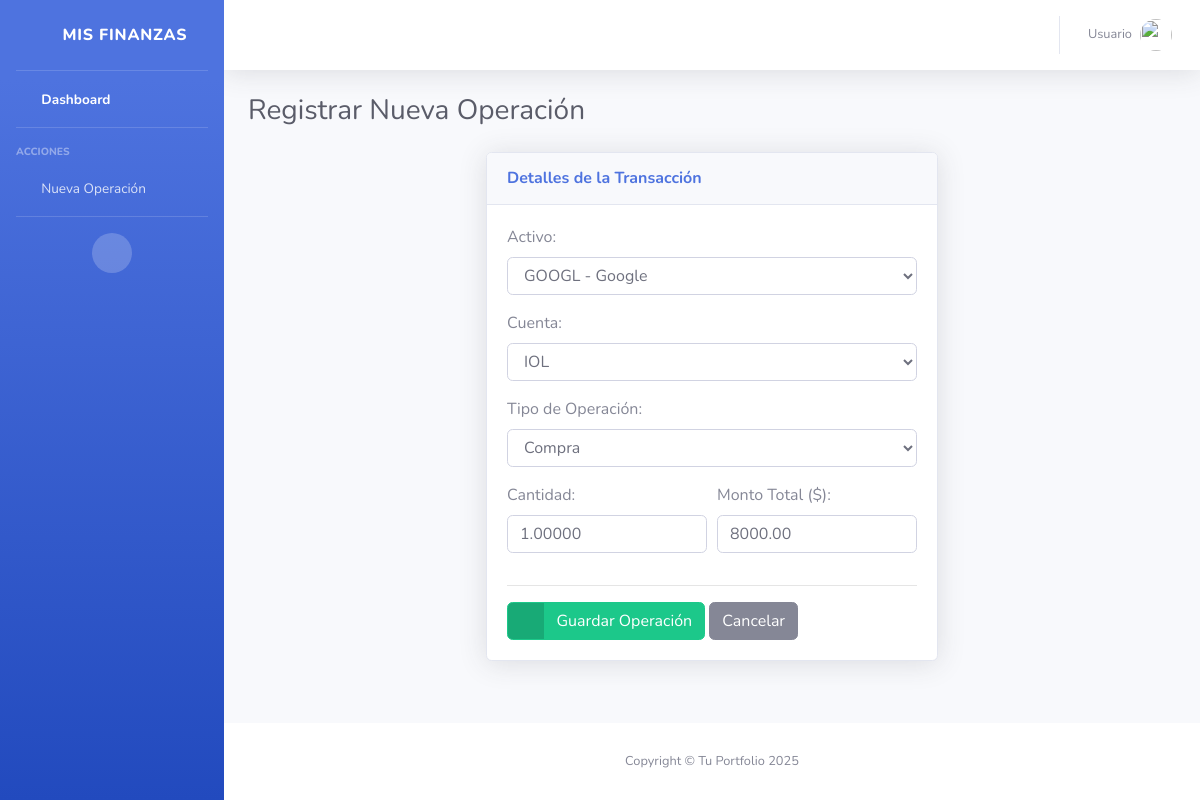
Page /editar/5/ on the committed database.
### inversiones/models.py (models this page shows, shortened)
class Transaccion(models.Model):
    TIPO_CHOICES = [('COMPRA', 'Compra'), ('VENTA', 'Venta')]
    activo = models.ForeignKey(Activo, on_delete=models.CASCADE)
    cuenta = models.ForeignKey(Cuenta, on_delete=models.SET_NULL, null=True)
    tipo = models.CharField(max_length=6, choices=TIPO_CHOICES)
    cantidad = models.DecimalField(max_digits=10, decimal_places=5)
    precio = models.DecimalField(max_digits=10, decimal_places=2)
    fecha = models.DateTimeField(auto_now_add=True)

### inversiones/views.py (the view)
# urls.py: path('editar/<int:pk>/', TransaccionUpdateView.as_view(), name='editar_operacion'),
class TransaccionUpdateView(UpdateView):
    model = Transaccion
    form_class = TransaccionForm
    template_name = 'inversiones/nueva_operacion.html'
    success_url = reverse_lazy('home')

### inversiones/forms.py
class TransaccionForm(forms.ModelForm):
    class Meta:
        model = Transaccion
        fields = ['activo', 'cuenta', 'tipo', 'cantidad', 'precio']
        widgets = {
            'activo': forms.Select(attrs={'class': 'form-control'}),
            'cuenta': forms.Select(attrs={'class': 'form-control'}),
            'tipo': forms.Select(attrs={'class': 'form-control'}),
            'cantidad': forms.NumberInput(attrs={'class': 'form-control', 'step': '0.00001'}),
            'precio': forms.NumberInput(attrs={'class': 'form-control', 'step': '0.01'}),
        }

### inversiones/models.py (called while the page is built)
    def __str__(self):
        return self.nombre

    def __str__(self):
        return f"{self.simbolo} - {self.nombre}"

### inversiones/templates/inversiones/nueva_operacion.html
{% extends 'inversiones/index.html' %} {% load static %}
{% block content %}
<div class="container-fluid">
    <h1 class="h3 mb-4 text-gray-800">Registrar Nueva Operación</h1>
    <div class="row justify-content-center">
        <div class="col-lg-6">
            <div class="card shadow mb-4">
                <div class="card-header py-3">
                    <h6 class="m-0 font-weight-bold text-primary">Detalles de la Transacción</h6>
                </div>
                <div class="card-body">
                    <form method="post">
                        {% csrf_token %} <div class="form-group">
                            <label>Activo:</label>
                            {{ form.activo }}
                        </div>
                        <div class="form-group">
                            <label>Cuenta:</label>
                            {{ form.cuenta }}
                        </div>
                        <div class="form-group">
                            <label>Tipo de Operación:</label>
                            {{ form.tipo }}
                        </div>
                        <div class="form-row">
                            <div class="form-group col-md-6">
                                <label>Cantidad:</label>
                                {{ form.cantidad }}
                            </div>
                            <div class="form-group col-md-6">
                                <label>Monto Total ($):</label>
                                {{ form.precio }}
                            </div>
                        </div>
                        <hr>
                        <button type="submit" class="btn btn-success btn-icon-split">
                            <span class="icon text-white-50">
                                <i class="fas fa-check"></i>
                            </span>
                            <span class="text">Guardar Operación</span>
                        </button>
                        <a href="{% url 'home' %}" class="btn btn-secondary btn-icon-split">
                            <span class="text">Cancelar</span>
                        </a>
                    </form>
                </div>
            </div>
        </div>
    </div>
</div>
{% endblock %}

### rows in the picture
Transaccion: activo "GOOGL - Google", cuenta "IOL", tipo "Compra", cantidad "1.00000", precio "8000.00"
